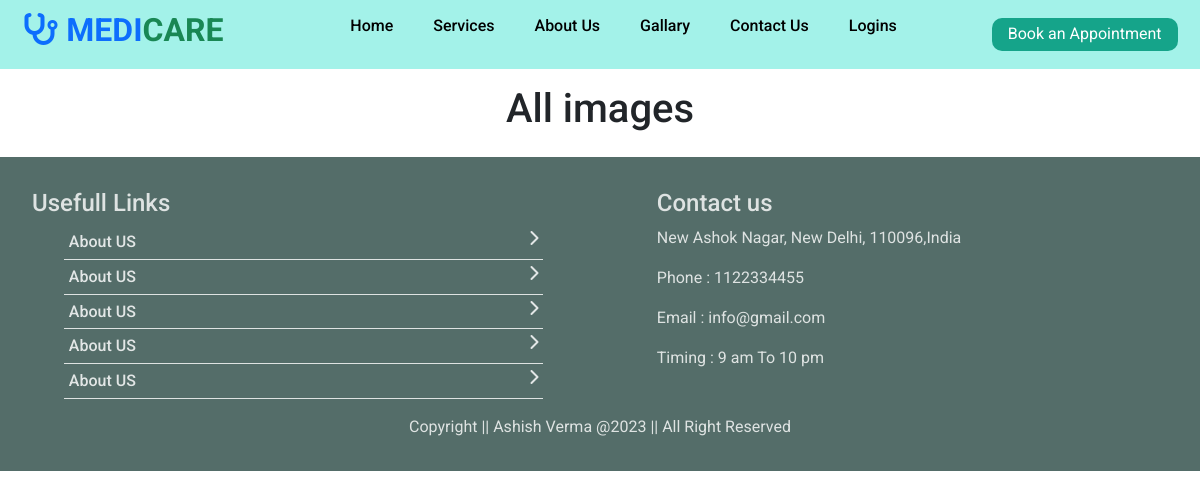
Page /images on the earlier database version.
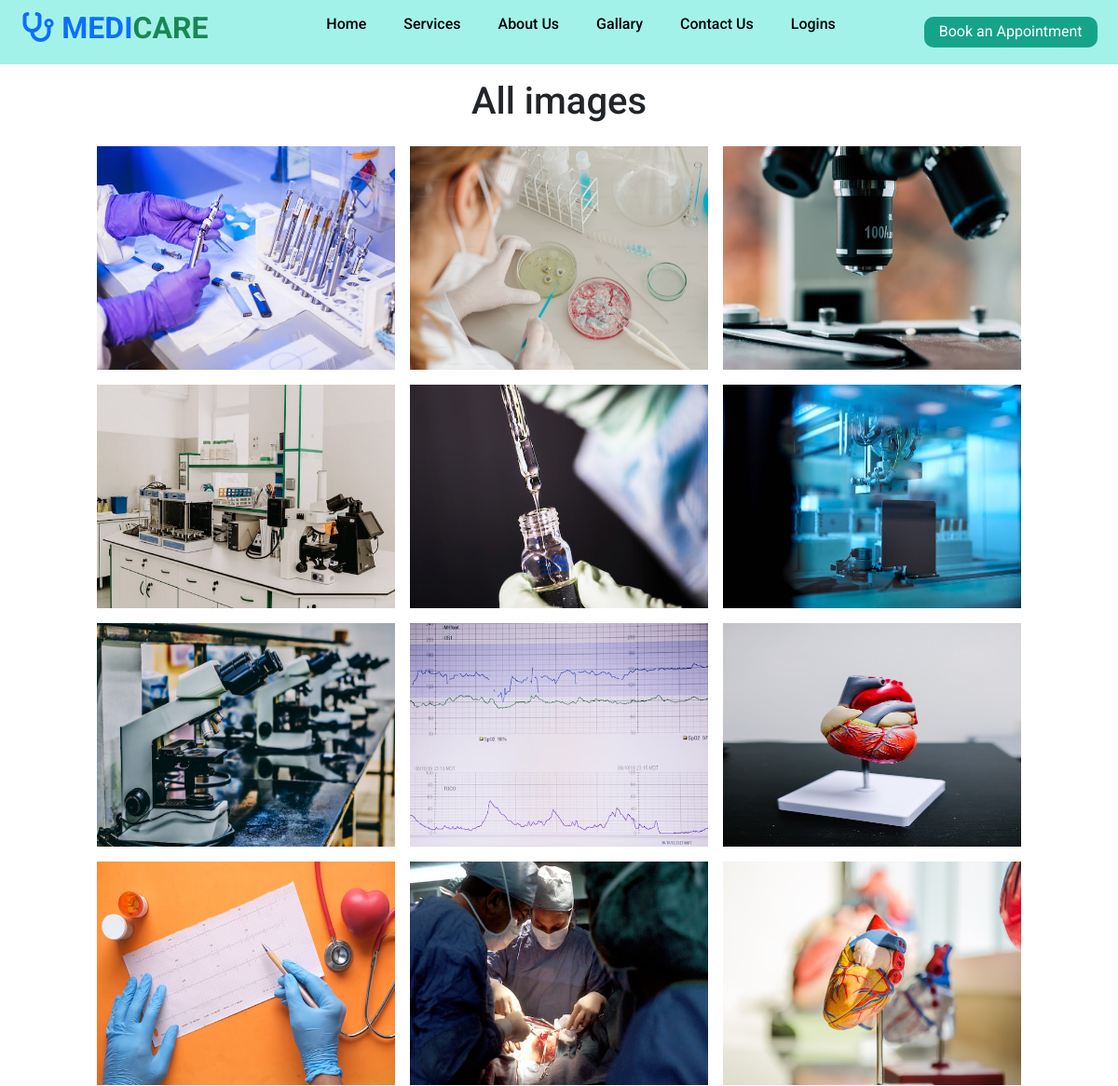
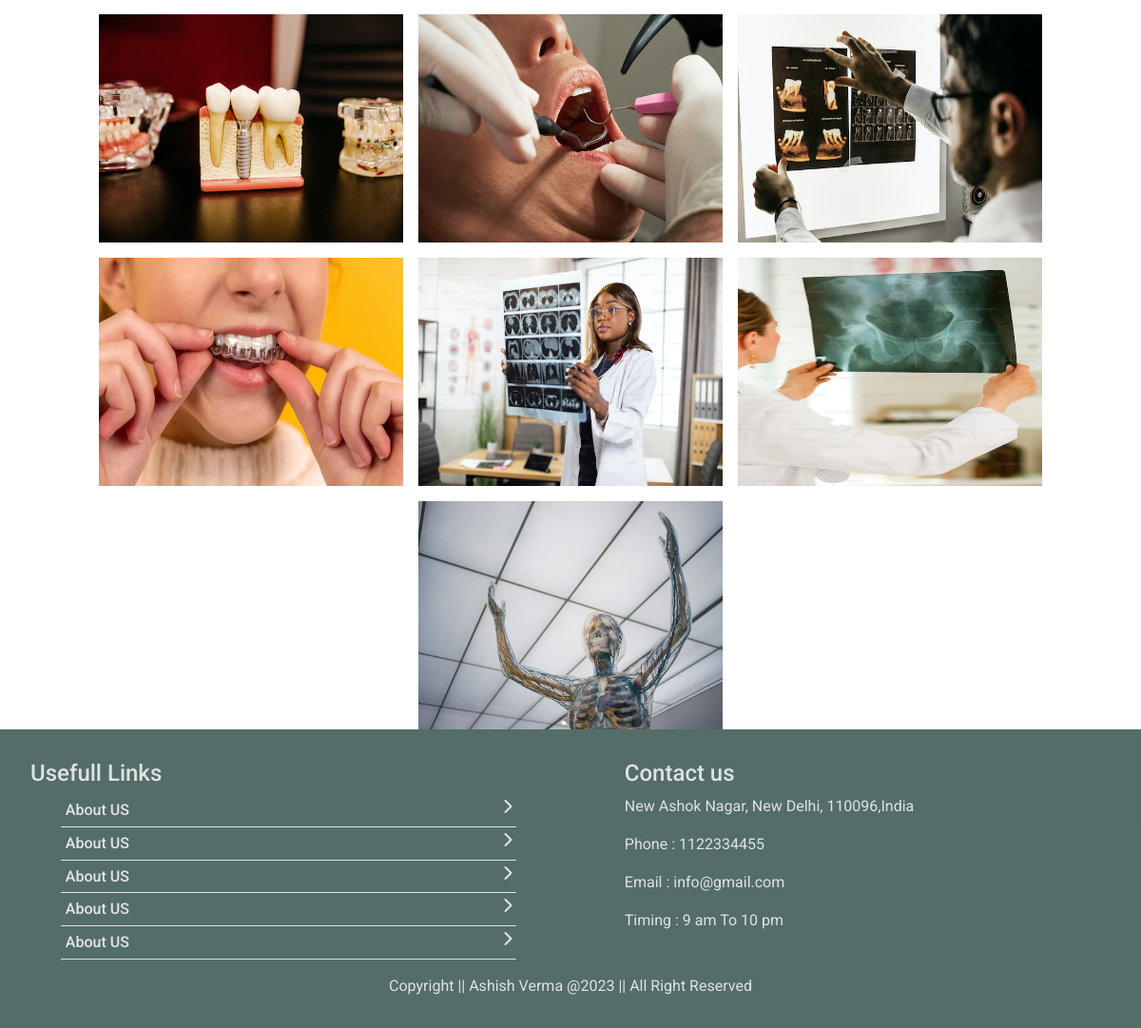
Same page on the later database version (2 pictures, top to bottom).
### hospital/models.py (models this page shows)
class Gallery(models.Model):
    categories = [('Cardiology', 'Cardiology'),
                ('Dental', 'Dental'),
                ('Neurology', 'Neurology'),
                ('Laboraty', 'Laboraty'),
                ]
    category=models.CharField(choices=categories,max_length=50)
    images  = models.ImageField(upload_to='gallary/')

### hospital/views.py (the view)
# urls.py: path('images',ShowAllImages,name='images'),
def ShowAllImages(request):
    images = Gallery.objects.all()
    return render(request,'hospital/showAllImages.html',locals())

### templates/hospital/showAllImages.html (shortened to what this page needs)
{% extends 'hospital/base.html' %}
{% load static %}
{% block content %}
<div>
    <h1 class="text-center p-3">All images</h1>
    <div class="d-flex flex-wrap justify-content-center gap-3">
        {% for img in images %}
        <div style="width: 20rem; height: 15rem; " class="allimg">
            <img src="{{img.images.url}}" alt="" class="img" style="width: 100%; height: 100%;">
        </div>
        {% endfor %}
    </div>
</div>
{% endblock content %}

### templates/hospital/base.html (shortened to what this page needs)
{% load static %}
<!DOCTYPE html>
<html lang="en">
<head>
    <link rel="stylesheet" href="{% static 'hospital/css/style.css' %}">
    <script src="https://kit.fontawesome.com/f5b6191954.js"></script><link href="https://cdn.jsdelivr.net/npm/bootstrap@5.3.0/dist/css/bootstrap.min.css" rel="stylesheet">
</head>
<body>
  <nav>
    <h3  class="text-primary fw-bold fs-2"> <i class="fa-solid fa-stethoscope"></i>&nbsp;</i>MEDI<span class="text-success">CARE</span></h3>
    <ul>
      <li><a href="{% url 'home'%}">Home</a></li>
      <li><a href="#services">Services</a></li>
      <li><a href="#about">About Us</a></li>
      <li><a href="#gallary">Gallary</a></li>
      <li><a href="#contact">Contact Us</a></li>
      <li><a href="{% url 'login' %}">Logins</a></li>
    </ul>
    <button>Book an Appointment</button>
  </nav>
<main>
  {% block content %}{% endblock content %}
</main>
 <footer class="footer" >
<div class="footerLinks">
  <div><h4>Usefull Links</h4>
    <ul>
      <li><a href=""><span>About US</span> <i class="fa-solid fa-chevron-right"></i></a></li>
      <li><a href=""><span>About US</span> <i class="fa-solid fa-chevron-right"></i></a></li>
      <li><a href=""><span>About US</span> <i class="fa-solid fa-chevron-right"></i></a></li>
      <li><a href=""><span>About US</span> <i class="fa-solid fa-chevron-right"></i></a></li>
      <li><a href=""><span>About US</span> <i class="fa-solid fa-chevron-right"></i></a></li>
    </ul>
  </div>
  <div>
    <h4>Contact us</h4>
    <p>New Ashok Nagar, New Delhi, 110096,India</p>
    <p>Phone : 1122334455</p>
    <p>Email : info@gmail.com</p>
    <p>Timing : 9 am To 10 pm</p>
  </div>
</div>
 <div>
  <p class="text-center">Copyright || Ashish Verma @2023 || All Right Reserved</p>
 </div>
</footer>
</body>
</html>

### static/hospital/css/style.css (style rules this page uses)
* { font-family: "Roboto", sans-serif; }
body { background-color: rgba(39, 187, 187, 0.464); }
nav { display: flex; justify-content: space-between; align-items: center; padding: 0.7rem 1.4rem; background-color: rgb(163, 242, 233); }
nav > ul { display: flex; list-style: none; gap: 5vh; align-items: center; }
li { font-weight: 500; }
nav > button { border: none; padding: 0.3rem 1rem; border-radius: 10px; background-color: rgba(6, 156, 128, 0.901); color: white; }
nav a { text-decoration: none; color: black; }
.footer { padding: 2rem 2rem 1rem 2rem; background-color: rgba(4, 41, 35, 0.679); color: rgba(255, 255, 255, 0.807); }
.footerLinks { display: flex; justify-content: space-between; }
.footerLinks > div { width: 45%; }
.footerLinks ul { list-style: none; }
.footerLinks li { border-bottom: 1.4px solid; }
.footerLinks a { display: flex; padding: 0.3rem; text-decoration: none; color: rgba(255, 255, 255, 0.832); justify-content: space-between; }
.allimg { position: relative; overflow: hidden; background-color: rgba(0, 0, 0, 0.816); }
.img { opacity: 1; transition: .4s ease; }

Differences in the rows shown:
added Gallery: images (picture)
added Gallery: images (picture)
added Gallery: images (picture)
added Gallery: images (picture)
added Gallery: images (picture)
added Gallery: images (picture)
added Gallery: images (picture)
added Gallery: images (picture)
added Gallery: images (picture)
added Gallery: images (picture)
added Gallery: images (picture)
added Gallery: images (picture)
added Gallery: images (picture)
added Gallery: images (picture)
added Gallery: images (picture)
added Gallery: images (picture)
added Gallery: images (picture)
added Gallery: images (picture)
added Gallery: images (picture)
